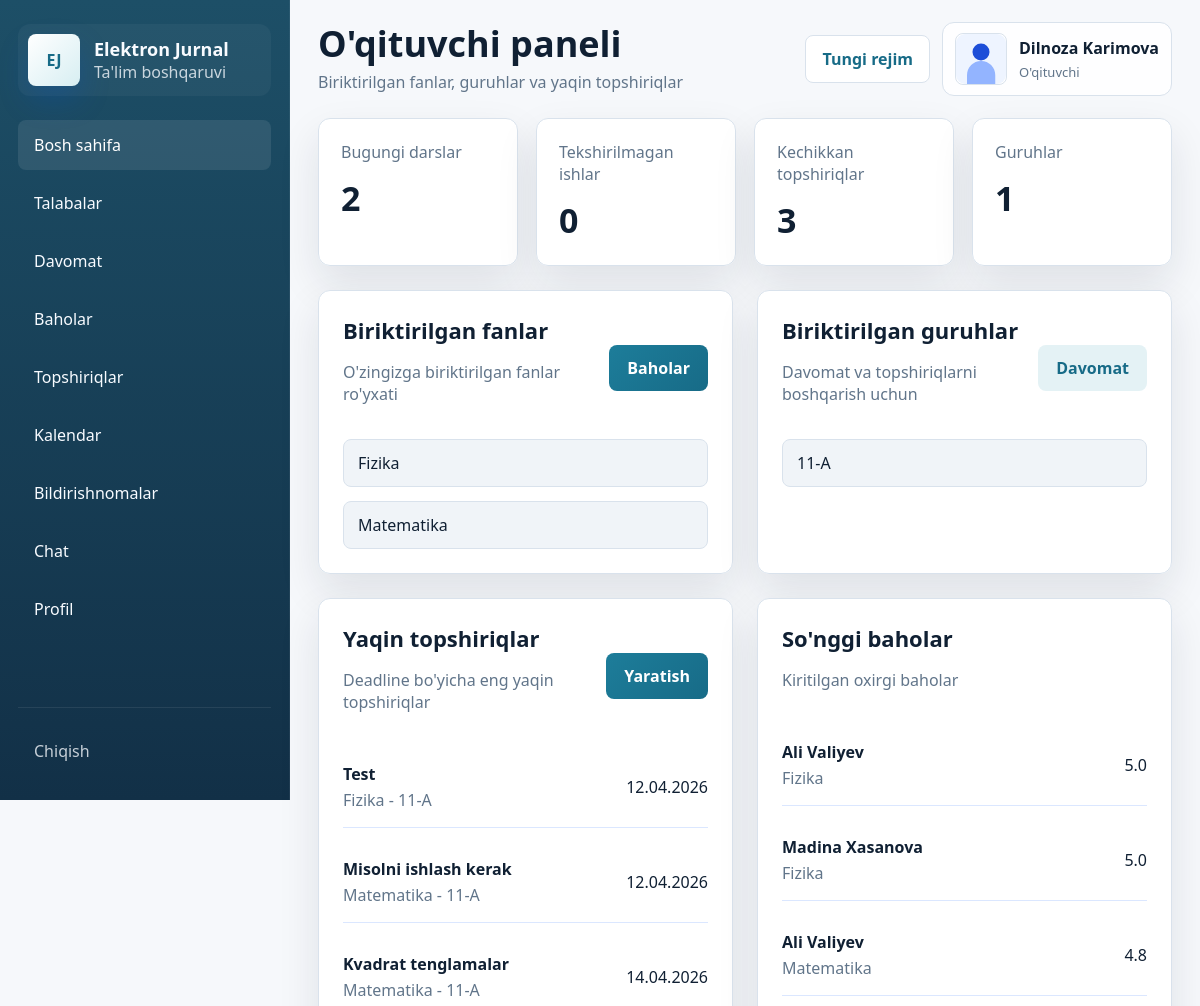
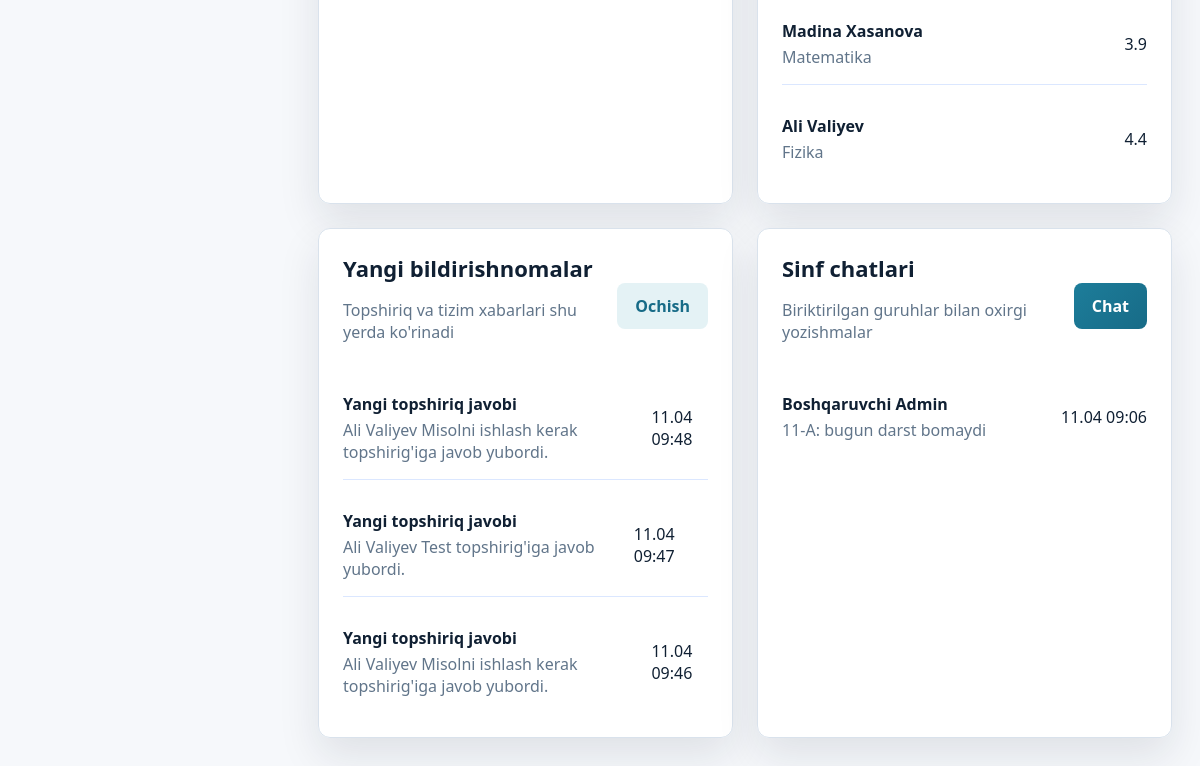
Screenshot of /teacher/dashboard (signed in) with the database file from the repository (2 pictures, top to bottom).
### models.py (models this page shows, shortened)
class TimestampMixin:
    created_at = db.Column(db.DateTime, default=datetime.utcnow, nullable=False)

class User(UserMixin, TimestampMixin, db.Model):
    __tablename__ = "users"
    id = db.Column(db.Integer, primary_key=True)
    full_name = db.Column(db.String(150), nullable=False)
    username = db.Column(db.String(80), unique=True, nullable=False, index=True)
    password_hash = db.Column(db.String(255), nullable=False)
    role = db.Column(db.String(20), nullable=False, index=True)
    phone = db.Column(db.String(30))
    email = db.Column(db.String(120))
    image_path = db.Column(db.String(255))
    is_active = db.Column(db.Boolean, default=True, nullable=False)
    can_change_credentials = db.Column(db.Boolean, default=True, nullable=False)
    taught_subjects = db.relationship("Subject", back_populates="teacher", lazy="dynamic")
    student_group = db.relationship("StudentGroup", back_populates="student", uselist=False, cascade="all, delete-orphan")
    attendance_records = db.relationship("Attendance", back_populates="student", lazy="dynamic", foreign_keys="Attendance.student_id")
    grade_records = db.relationship("Grade", back_populates="student", lazy="dynamic", foreign_keys="Grade.student_id")
    grades_given = db.relationship("Grade", back_populates="teacher", lazy="dynamic", foreign_keys="Grade.teacher_id")
    assignments_created = db.relationship("Assignment", back_populates="teacher", lazy="dynamic", foreign_keys="Assignment.teacher_id")
    activities = db.relationship("ActivityLog", back_populates="user", lazy="dynamic")
    notifications = db.relationship("Notification", back_populates="user", lazy="dynamic", cascade="all, delete-orphan")
    chat_messages = db.relationship(
        "ChatMessage",
        back_populates="sender",
        lazy="dynamic",
        cascade="all, delete-orphan",
        foreign_keys="ChatMessage.sender_id",
    )
    assignment_submissions = db.relationship("AssignmentSubmission", back_populates="student", lazy="dynamic", cascade="all, delete-orphan")

class Subject(TimestampMixin, db.Model):
    __tablename__ = "subjects"
    id = db.Column(db.Integer, primary_key=True)
    name = db.Column(db.String(120), nullable=False, unique=True)
    teacher_id = db.Column(db.Integer, db.ForeignKey("users.id"))
    teacher = db.relationship("User", back_populates="taught_subjects")
    group_links = db.relationship("SubjectGroup", back_populates="subject", cascade="all, delete-orphan")
    attendance_records = db.relationship("Attendance", back_populates="subject", lazy="dynamic")
    grades = db.relationship("Grade", back_populates="subject", lazy="dynamic")
    assignments = db.relationship("Assignment", back_populates="subject", lazy="dynamic")

class Group(TimestampMixin, db.Model):
    __tablename__ = "groups"
    id = db.Column(db.Integer, primary_key=True)
    name = db.Column(db.String(80), unique=True, nullable=False)
    student_links = db.relationship("StudentGroup", back_populates="group", cascade="all, delete-orphan")
    subject_links = db.relationship("SubjectGroup", back_populates="group", cascade="all, delete-orphan")
    attendance_records = db.relationship("Attendance", back_populates="group", lazy="dynamic")
    assignments = db.relationship("Assignment", back_populates="group", lazy="dynamic")

class Assignment(TimestampMixin, db.Model):
    __tablename__ = "assignments"
    id = db.Column(db.Integer, primary_key=True)
    title = db.Column(db.String(150), nullable=False)
    description = db.Column(db.Text, nullable=False)
    deadline = db.Column(db.Date, nullable=False)
    subject_id = db.Column(db.Integer, db.ForeignKey("subjects.id"), nullable=False)
    group_id = db.Column(db.Integer, db.ForeignKey("groups.id"), nullable=False)
    teacher_id = db.Column(db.Integer, db.ForeignKey("users.id"), nullable=False)
    attachment_path = db.Column(db.String(255))
    subject = db.relationship("Subject", back_populates="assignments")
    group = db.relationship("Group", back_populates="assignments")
    teacher = db.relationship("User", back_populates="assignments_created")
    submissions = db.relationship("AssignmentSubmission", back_populates="assignment", lazy="dynamic", cascade="all, delete-orphan")

class Grade(TimestampMixin, db.Model):
    __tablename__ = "grades"
    id = db.Column(db.Integer, primary_key=True)
    student_id = db.Column(db.Integer, db.ForeignKey("users.id"), nullable=False)
    subject_id = db.Column(db.Integer, db.ForeignKey("subjects.id"), nullable=False)
    teacher_id = db.Column(db.Integer, db.ForeignKey("users.id"), nullable=False)
    score = db.Column(db.Float, nullable=False)
    comment = db.Column(db.Text)
    date = db.Column(db.Date, nullable=False, default=date.today)
    student = db.relationship("User", back_populates="grade_records", foreign_keys=[student_id])
    subject = db.relationship("Subject", back_populates="grades")
    teacher = db.relationship("User", back_populates="grades_given", foreign_keys=[teacher_id])

class Notification(TimestampMixin, db.Model):
    __tablename__ = "notifications"
    id = db.Column(db.Integer, primary_key=True)
    user_id = db.Column(db.Integer, db.ForeignKey("users.id"), nullable=False, index=True)
    title = db.Column(db.String(150), nullable=False)
    message = db.Column(db.String(255), nullable=False)
    category = db.Column(db.String(50), default="info", nullable=False)
    is_read = db.Column(db.Boolean, default=False, nullable=False)
    target_url = db.Column(db.String(255))
    user = db.relationship("User", back_populates="notifications")

class ChatMessage(TimestampMixin, db.Model):
    __tablename__ = "chat_messages"
    id = db.Column(db.Integer, primary_key=True)
    sender_id = db.Column(db.Integer, db.ForeignKey("users.id"), nullable=False, index=True)
    receiver_id = db.Column(db.Integer, db.ForeignKey("users.id"), index=True)
    group_id = db.Column(db.Integer, db.ForeignKey("groups.id"), index=True)
    message = db.Column(db.Text, nullable=False)
    file_path = db.Column(db.String(255))
    seen_at = db.Column(db.DateTime)
    sender = db.relationship("User", back_populates="chat_messages", foreign_keys=[sender_id])
    group = db.relationship("Group")
    receiver = db.relationship("User", foreign_keys=[receiver_id])

### app.py (the view)
@app.route("/teacher/dashboard")
@login_required
@role_required("teacher")
def teacher_dashboard():
    subjects = get_visible_subjects_for_teacher(current_user)
    groups = get_teacher_groups(current_user)
    assignments = Assignment.query.filter_by(teacher_id=current_user.id).order_by(Assignment.deadline.asc()).limit(5).all()
    recent_grades = Grade.query.filter_by(teacher_id=current_user.id).order_by(Grade.date.desc()).limit(5).all()
    pending_submissions = (
        AssignmentSubmission.query.join(Assignment, AssignmentSubmission.assignment_id == Assignment.id)
        .filter(Assignment.teacher_id == current_user.id, AssignmentSubmission.score.is_(None))
        .count()
    )
    today_lessons = len(subjects)
    overdue_tasks = Assignment.query.filter(Assignment.teacher_id == current_user.id, Assignment.deadline < date.today()).count()
    notifications = current_user.notifications.order_by(Notification.created_at.desc()).limit(5).all()
    recent_chat = (
        ChatMessage.query.filter(ChatMessage.group_id.in_([group.id for group in groups]) if groups else False)
        .order_by(ChatMessage.created_at.desc())
        .limit(5)
        .all()
    )
    return render_template(
        "teacher_dashboard.html",
        subjects=subjects,
        groups=groups,
        assignments=assignments,
        recent_grades=recent_grades,
        notifications=notifications,
        recent_chat=recent_chat,
        pending_submissions=pending_submissions,
        today_lessons=today_lessons,
        overdue_tasks=overdue_tasks,
    )

### app.py (called while the page is built)
@login_manager.user_loader
def load_user(user_id: str):
    return db.session.get(User, int(user_id))

def role_required(*roles):
    def decorator(view_func):
        @wraps(view_func)
        def wrapped(*args, **kwargs):
            if not current_user.is_authenticated:
                return login_manager.unauthorized()
            if current_user.role not in roles:
                abort(403)
            return view_func(*args, **kwargs)
        return wrapped
    return decorator

def avatar_url(user: User) -> str:
    if user.image_path:
        return url_for("static", filename=f"uploads/{user.image_path}")
    return url_for("static", filename="uploads/default-avatar.svg")

def get_teacher_groups(teacher: User):
    group_ids = sorted({link.group_id for subject in teacher.taught_subjects for link in subject.group_links})
    if not group_ids:
        return []
    return Group.query.filter(Group.id.in_(group_ids)).order_by(Group.name).all()

def get_visible_subjects_for_teacher(teacher: User):
    return teacher.taught_subjects.order_by(Subject.name).all()

### templates/teacher_dashboard.html (shortened to what this page needs)
{% extends "base.html" %}
{% block page_title %}O'qituvchi paneli{% endblock %}
{% block page_subtitle %}Biriktirilgan fanlar, guruhlar va yaqin topshiriqlar{% endblock %}
{% block content %}
  <section class="stats-grid">
    <div class="stat-card"><span>Bugungi darslar</span><strong>{{ today_lessons }}</strong></div>
    <div class="stat-card"><span>Tekshirilmagan ishlar</span><strong>{{ pending_submissions }}</strong></div>
    <div class="stat-card"><span>Kechikkan topshiriqlar</span><strong>{{ overdue_tasks }}</strong></div>
    <div class="stat-card"><span>Guruhlar</span><strong>{{ groups|length }}</strong></div>
  </section>
  <section class="content-grid">
    <div class="panel-card">
      <div class="section-head">
        <div>
          <h3>Biriktirilgan fanlar</h3>
          <p>O'zingizga biriktirilgan fanlar ro'yxati</p>
        </div>
        <a class="btn btn-primary" href="{{ url_for('grade_page') }}">Baholar</a>
      </div>
      <div class="tag-list">
        {% for subject in subjects %}
          <span class="tag">{{ subject.name }}</span>
        {% else %}
          <span class="muted">Fanlar biriktirilmagan.</span>
        {% endfor %}
      </div>
    </div>
    <div class="panel-card">
      <div class="section-head">
        <div>
          <h3>Biriktirilgan guruhlar</h3>
          <p>Davomat va topshiriqlarni boshqarish uchun</p>
        </div>
        <a class="btn btn-secondary" href="{{ url_for('attendance_page') }}">Davomat</a>
      </div>
      <div class="tag-list">
        {% for group in groups %}
          <span class="tag">{{ group.name }}</span>
        {% else %}
          <span class="muted">Guruhlar mavjud emas.</span>
        {% endfor %}
      </div>
    </div>
  </section>
  <section class="content-grid">
    <div class="panel-card">
      <div class="section-head">
        <div>
          <h3>Yaqin topshiriqlar</h3>
          <p>Deadline bo'yicha eng yaqin topshiriqlar</p>
        </div>
        <a class="btn btn-primary" href="{{ url_for('assignment_page') }}">Yaratish</a>
      </div>
      <div class="simple-list">
        {% for assignment in assignments %}
          <div class="simple-list-item">
            <div>
              <strong>{{ assignment.title }}</strong>
              <span>{{ assignment.subject.name }} - {{ assignment.group.name }}</span>
            </div>
            <time>{{ assignment.deadline.strftime('%d.%m.%Y') }}</time>
          </div>
        {% else %}
          <p>Topshiriqlar mavjud emas.</p>
        {% endfor %}
      </div>
    </div>
    <div class="panel-card">
      <div class="section-head">
        <div>
          <h3>So'nggi baholar</h3>
          <p>Kiritilgan oxirgi baholar</p>
        </div>
      </div>
      <div class="simple-list">
        {% for grade in recent_grades %}
          <div class="simple-list-item">
            <div>
              <strong>{{ grade.student.full_name }}</strong>
              <span>{{ grade.subject.name }}</span>
            </div>
            <time>{{ grade.score }}</time>
          </div>
        {% else %}
          <p>Baholar hali kiritilmagan.</p>
        {% endfor %}
      </div>
    </div>
  </section>
  <section class="content-grid">
    <div class="panel-card">
      <div class="section-head">
        <div>
          <h3>Yangi bildirishnomalar</h3>
          <p>Topshiriq va tizim xabarlari shu yerda ko'rinadi</p>
        </div>
        <a class="btn btn-secondary" href="{{ url_for('notification_page') }}">Ochish</a>
      </div>
      <div class="simple-list">
        {% for item in notifications %}
          <div class="simple-list-item">
            <div>
              <strong>{{ item.title }}</strong>
              <span>{{ item.message }}</span>
            </div>
            <time>{{ item.created_at.strftime('%d.%m %H:%M') }}</time>
          </div>
        {% else %}
          <p>Hozircha bildirishnomalar yo'q.</p>
        {% endfor %}
      </div>
    </div>
    <div class="panel-card">
      <div class="section-head">
        <div>
          <h3>Sinf chatlari</h3>
          <p>Biriktirilgan guruhlar bilan oxirgi yozishmalar</p>
        </div>
        <a class="btn btn-primary" href="{{ url_for('chat_page') }}">Chat</a>
      </div>
      <div class="simple-list">
        {% for item in recent_chat %}
          <div class="simple-list-item">
            <div>
              <strong>{{ item.sender.full_name }}</strong>
              <span>{{ item.group.name }}: {{ item.message[:54] }}{% if item.message|length > 54 %}...{% endif %}</span>
            </div>
            <time>{{ item.created_at.strftime('%d.%m %H:%M') }}</time>
          </div>
        {% else %}
          <p>Chatda xabarlar topilmadi.</p>
        {% endfor %}
      </div>
    </div>
  </section>
{% endblock %}

### templates/base.html (shortened to what this page needs)
<!DOCTYPE html>
<html lang="uz">
<head>
  <link rel="stylesheet" href="{{ url_for('static', filename='css/style.css') }}">
</head>
<body>
  {% if current_user.is_authenticated %}
    <div class="app-shell">
      <aside class="sidebar" id="sidebar">
        <a class="brand" href="{{ url_for('dashboard_router') }}">
          <div class="brand-logo">EJ</div>
          <div>
            <strong>Elektron Jurnal</strong>
            <span>Ta'lim boshqaruvi</span>
          </div>
        </a>
        <nav class="sidebar-nav">
          {% for endpoint, label in nav_items %}
            <a href="{{ url_for(endpoint) }}" class="{% if request.endpoint == endpoint %}active{% endif %}">
              <span>{{ label }}</span>
            </a>
          {% endfor %}
        </nav>
        <div class="sidebar-footer">
          <a href="{{ url_for('logout') }}" class="logout-link">Chiqish</a>
        </div>
      </aside>
      <div class="main-area">
        <header class="topbar">
          <div class="topbar-title">
            <h1>{% block page_title %}Elektron Jurnal Tizimi{% endblock %}</h1>
            <p>{% block page_subtitle %}Akademik boshqaruv paneli{% endblock %}</p>
          </div>
          <div class="topbar-actions">
            <button class="theme-toggle" type="button" data-theme-toggle>Rejim</button>
            <div class="topbar-user">
              <img src="{{ avatar_url(current_user) }}" alt="Avatar" class="avatar">
              <div>
                <strong>{{ current_user.full_name }}</strong>
                <span>{{ role_labels.get(current_user.role, current_user.role) }}</span>
              </div>
            </div>
          </div>
        </header>
        <main class="page-content">
          {% block content %}{% endblock %}
        </main>
      </div>
    </div>
  {% endif %}
</body>
</html>

### rows the page displays
User: full_name "Dilnoza Karimova", get "O'qituvchi"
Subject: name "Fizika"
Subject: name "Matematika"
Group: name "11-A"
Assignment: title "Test", subject.name "Fizika", group.name "11-A", deadline "12.04.2026"
Assignment: title "Misolni ishlash kerak", subject.name "Matematika", group.name "11-A", deadline "12.04.2026"
Assignment: title "Kvadrat tenglamalar", subject.name "Matematika", group.name "11-A", deadline "14.04.2026"
Grade: student.full_name "Ali Valiyev", subject.name "Fizika", score "5.0"
Grade: student.full_name "Madina Xasanova", subject.name "Fizika", score "5.0"
Grade: student.full_name "Ali Valiyev", subject.name "Matematika", score "4.8"
Grade: student.full_name "Madina Xasanova", subject.name "Matematika", score "3.9"
Grade: student.full_name "Ali Valiyev", subject.name "Fizika", score "4.4"
Notification: title "Yangi topshiriq javobi", message "Ali Valiyev Misolni ishlash kerak topshirig'iga javob yubordi.", created_at "11.04 09:48"
Notification: title "Yangi topshiriq javobi", message "Ali Valiyev Test topshirig'iga javob yubordi.", created_at "11.04 09:47"
Notification: title "Yangi topshiriq javobi", message "Ali Valiyev Misolni ishlash kerak topshirig'iga javob yubordi.", created_at "11.04 09:46"
ChatMessage: sender.full_name "Boshqaruvchi Admin", group.name "11-A", message "bugun darst bomaydi", created_at "11.04 09:06"

### other values shown
{{ label }} "Bosh sahifa" "Talabalar" "Davomat" "Baholar" "Topshiriqlar" "Kalendar" "Bildirishnomalar" "Chat" "Profil"
{{ today_lessons }} "2"
{{ pending_submissions }} "0"
{{ overdue_tasks }} "3"
{{ groups|length }} "1"
